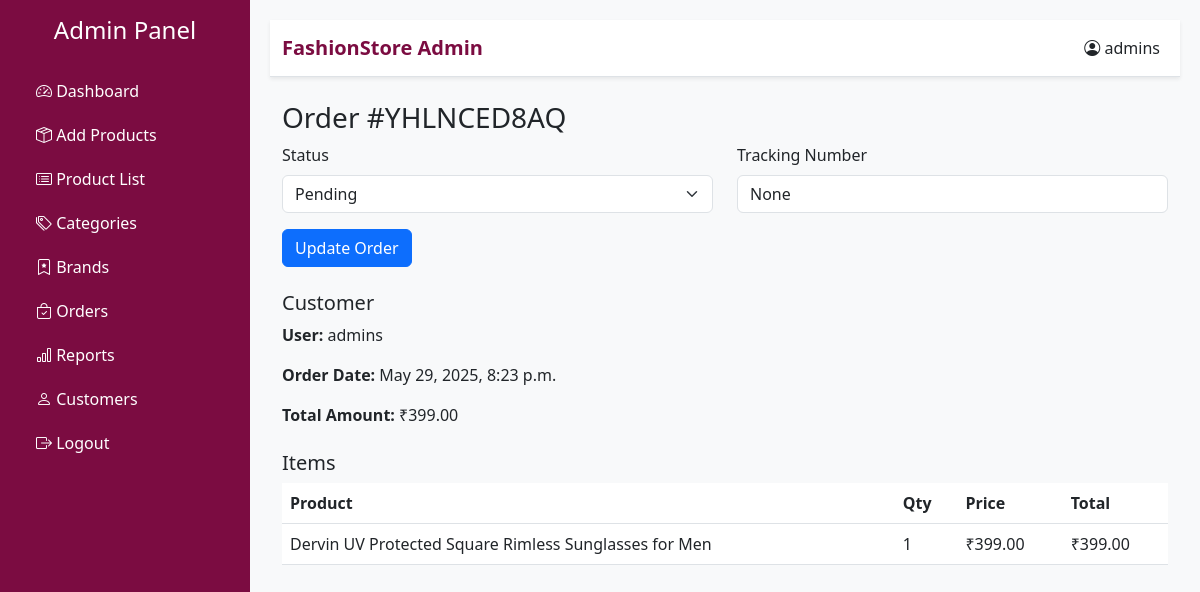
/orders/YHLNCED8AQ/ (signed in), run on the app's committed database.
### FashionApp/models.py (models this page shows, shortened)
class Order(models.Model):
    STATUS_CHOICES = (
        ('Pending', 'Pending'),
        ('Processing', 'Processing'),
        ('Shipped', 'Shipped'),
        ('Delivered', 'Delivered'),
        ('Cancelled', 'Cancelled'),
    )
    user = models.ForeignKey(User, on_delete=models.CASCADE)
    order_id = models.CharField(max_length=100, unique=True)
    order_date = models.DateTimeField(auto_now_add=True)
    status = models.CharField(max_length=20, choices=STATUS_CHOICES, default='Pending')
    total_amount = models.DecimalField(max_digits=10, decimal_places=2)
    discount_amount = models.DecimalField(max_digits=10, decimal_places=2, default=0)
    tracking_number = models.CharField(max_length=100, blank=True, null=True)
    coupon = models.ForeignKey('Coupon', on_delete=models.SET_NULL, null=True, blank=True)
    shipping_address = models.ForeignKey('Address', on_delete=models.SET_NULL, null=True, blank=True)

class OrderItem(models.Model):
    order = models.ForeignKey(Order, on_delete=models.CASCADE, related_name='items')
    product = models.ForeignKey('Product', on_delete=models.CASCADE)
    quantity = models.PositiveIntegerField()
    price = models.DecimalField(max_digits=10, decimal_places=2)
    coupon = models.ForeignKey('Coupon', on_delete=models.SET_NULL, null=True, blank=True)
    discount_amount = models.DecimalField(max_digits=10, decimal_places=2, default=0)
    def get_total_price(self):
        return self.quantity * self.price

class Product(models.Model):
    category = models.ForeignKey(
        'Category',
        on_delete=models.CASCADE,
        related_name='products'
    )
    sizes = models.CharField(max_length=50, blank=True)
    name = models.CharField(max_length=255)
    brand = models.ForeignKey(Brand, related_name='products', on_delete=models.SET_NULL, null=True, blank=True)
    slug = models.SlugField(unique=True, blank=True)  # allow auto slug generation
    description = models.TextField(blank=True)
    price = models.DecimalField(max_digits=10, decimal_places=2)
    discount_price = models.DecimalField(
        max_digits=10,        # total digits (including decimal places)
        decimal_places=2,     # digits after decimal point
        blank=True,           # optional
        null=True             # optional
    )
    original_price = models.DecimalField(  # NEW FIELD
        max_digits=10,
        decimal_places=2,
        blank=True,
        null=True
    )
    stock = models.PositiveIntegerField(default=0)  # Added stock field
    image = models.ImageField(upload_to='products/')
    is_available = models.BooleanField(default=True)
    is_new_arrival = models.BooleanField(default=False)
    created_at = models.DateTimeField(auto_now_add=True)

### FashionApp/views.py (the view, shortened to what this page needs)
# urls.py: path('orders/<str:order_id>/', order_detail, name='order_detail'),
@login_required
@user_passes_test(is_staff_user)
def order_detail(request, order_id):
    if not request.user.is_authenticated or not (request.user.is_staff or request.user.is_superuser):
        return render(request, 'unauthorized.html')
    order = get_object_or_404(Order, order_id=order_id)
    status_choices = Order._meta.get_field('status').choices
    return render(request, 'orders/order_detail.html', {'order': order,'status_choices': status_choices,})

### FashionApp/views.py (called while the page is built)
def is_staff_user(user):
    return user.is_staff or user.is_superuser

### Template/orders/order_detail.html (shortened to what this page needs)
{% extends 'admins/base.html' %}
{% block content %}
<div class="container">
    <h3>Order #{{ order.order_id }}</h3>
    <form method="post" class="mb-4">
        <div class="row mb-3">
            <div class="col-md-6">
                <label for="status" class="form-label">Status</label>
                <select name="status" id="status" class="form-select">
                    {% for choice, label in status_choices %}
                        <option value="{{ choice }}" {% if order.status == choice %}selected{% endif %}>{{ label }}</option>
                    {% endfor %}
                </select>
            </div>
            <div class="col-md-6">
                <label for="tracking_number" class="form-label">Tracking Number</label>
                <input type="text" name="tracking_number" id="tracking_number" class="form-control" value="{{ order.tracking_number }}">
            </div>
        </div>
        <button type="submit" class="btn btn-primary">Update Order</button>
    </form>
    <h5>Customer</h5>
    <p><strong>User:</strong> {{ order.user.username }}</p>
    <p><strong>Order Date:</strong> {{ order.order_date }}</p>
    <p><strong>Total Amount:</strong> ₹{{ order.total_amount }}</p>
    <h5 class="mt-4">Items</h5>
    <table class="table">
        <thead>
            <tr>
                <th>Product</th>
                <th>Qty</th>
                <th>Price</th>
                <th>Total</th>
            </tr>
        </thead>
        <tbody>
            {% for item in order.items.all %}
            <tr>
                <td>{{ item.product.name }}</td>
                <td>{{ item.quantity }}</td>
                <td>₹{{ item.price }}</td>
                <td>₹{{ item.get_total_price }}</td>
            </tr>
            {% endfor %}
        </tbody>
    </table>
</div>
{% endblock %}

### Template/admins/base.html (shortened to what this page needs)
{% if request.user.is_superuser or request.user.is_staff %}
{% load static %}
<!DOCTYPE html>
<html lang="en">
<head>
    <link href="https://cdn.jsdelivr.net/npm/bootstrap@5.3.0/dist/css/bootstrap.min.css" rel="stylesheet">
    <link href="https://cdn.jsdelivr.net/npm/bootstrap-icons@1.10.5/font/bootstrap-icons.css" rel="stylesheet">
</head>
<body>
    <div class="sidebar d-flex flex-column p-3">
        <h4 class="text-center mb-4">
            {% if request.user.is_superuser %}
                Admin Panel
            {% elif request.user.is_staff %}
                Staff Panel
            {% endif %}
        </h4>
        <a href="{% url 'dashboard' %}"><i class="bi bi-speedometer2"></i> Dashboard</a>
        <a href="{% url 'add_product' %}"><i class="bi bi-box-seam"></i> Add Products</a>
        <a href="{% url 'product_list' %}"><i class="bi bi-card-list"></i> Product List</a>
        <a href="{% url 'category_list' %}"><i class="bi bi-tags"></i> Categories</a>
        <a href="{% url 'brand_list' %}"><i class="bi bi-bookmark-star"></i> Brands</a>
        <a href="{% url 'order_list' %}"><i class="bi bi-bag-check"></i> Orders</a>
        <a href="{% url 'reports_dashboard' %}"><i class="bi bi-bar-chart"></i> Reports</a>
        {% if request.user.is_superuser %}
            <a href="{% url 'customers_list' %}"><i class="bi bi-person"></i> Customers</a>
        {% endif %}
        <a href="{% url 'logout' %}"><i class="bi bi-box-arrow-right"></i> Logout</a>
    </div>
    <div class="main-content">
        <nav class="navbar top-navbar navbar-expand-lg shadow-sm mb-4">
            <div class="container-fluid">
                <a class="navbar-brand" href="#">
                    {% if request.user.is_superuser %}
                        FashionStore Admin
                    {% elif request.user.is_staff %}
                        FashionStore Staff
                    {% endif %}
                </a>
                <ul class="navbar-nav ms-auto">
                    <li class="nav-item">
                        <a class="nav-link text-dark" href="#"><i class="bi bi-person-circle"></i> {{ request.user.username }}</a>
                    </li>
                </ul>
            </div>
        </nav>
        {% block content %}{% endblock %}
    </div>
</body>
</html>
{% else %}
<p class="text-center mt-5">You are not authorized to view this page.</p>
{% endif %}

### Template/admins/base.html (style rules this page uses)
body { background-color: #f8f9fa; }
.sidebar { height: 100vh; background-color: #7b0c41; color: #fff; position: fixed; width: 250px; }
.sidebar a { color: #fff; padding: 10px 20px; display: block; text-decoration: none; }
.main-content { margin-left: 250px; padding: 20px; }
.navbar-brand { font-weight: bold; color: #7b0c41; }
.top-navbar { background-color: #fff; border-bottom: 1px solid #dee2e6; }

### data on the page
Order: order_id "YHLNCED8AQ", status "Pending", tracking_number "None", user.username "admins", order_date "May 29, 2025, 8:23 p.m.", total_amount "399.00"
OrderItem: product.name "Dervin UV Protected Square Rimless Sunglasses for Men", quantity "1", price "399.00", get_total_price "399.00"

### other printed values
{{ request.user.username }} "admins"
